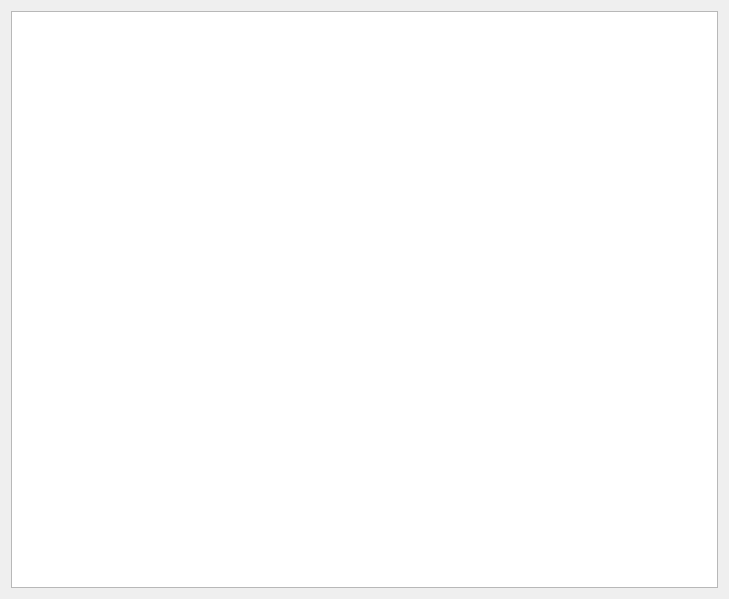
<?xml version="1.0" encoding="UTF-8"?>
<ui version="4.0">
 <class>TFormDoc</class>
 <widget class="QWidget" name="TFormDoc">
  <property name="geometry">
   <rect>
    <x>0</x>
    <y>0</y>
    <width>729</width>
    <height>599</height>
   </rect>
  </property>
  <property name="windowTitle">
   <string>Form</string>
  </property>
  <layout class="QGridLayout" name="gridLayout">
   <item row="0" column="0">
    <widget class="QTextEdit" name="textEdit"/>
   </item>
  </layout>
 </widget>
 <resources/>
 <connections/>
</ui>
